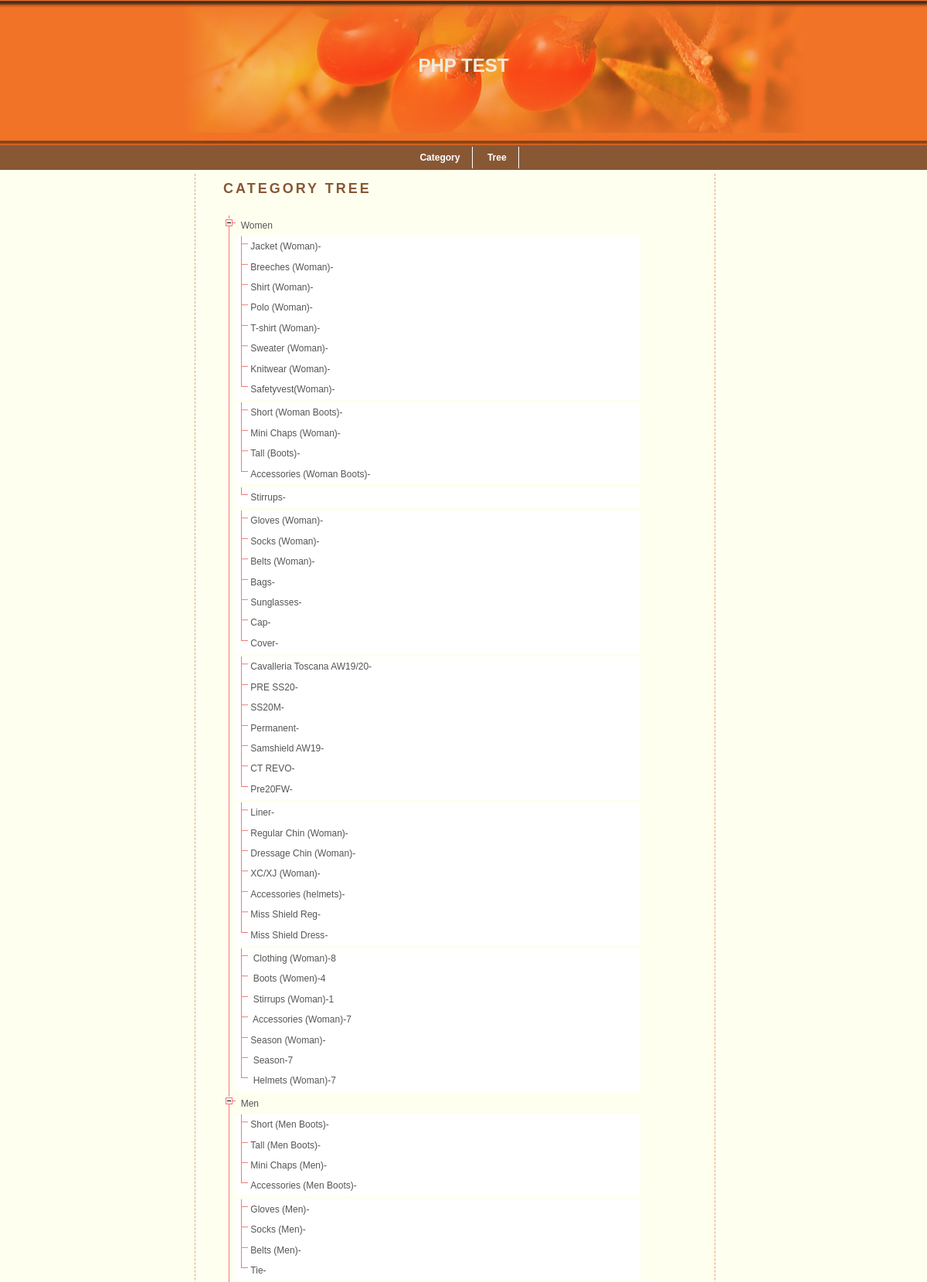
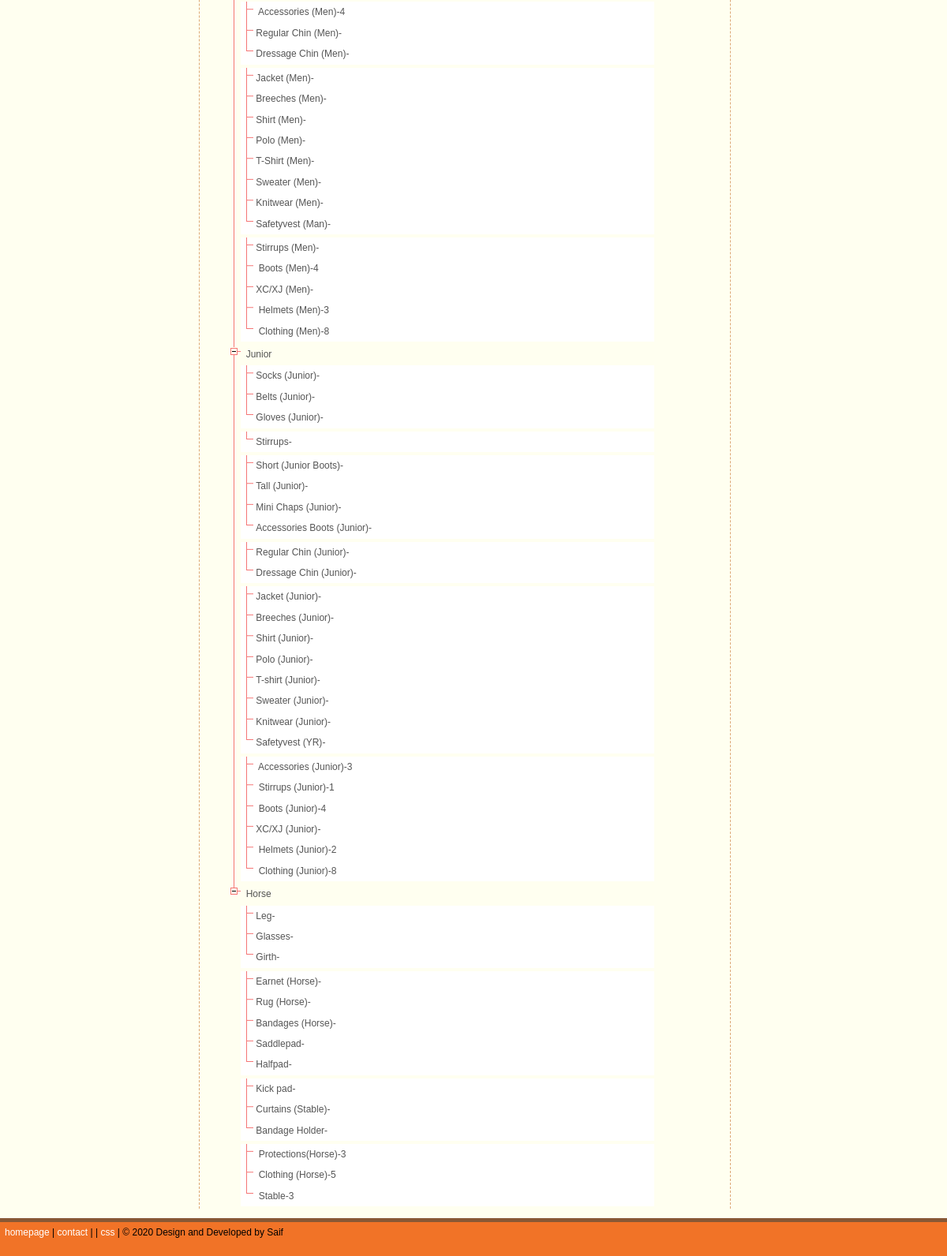
/tree.php, run on the app's committed database (2 pictures, top to bottom).
### tables this page shows
CREATE TABLE IF NOT EXISTS `category` (
  `Id` int(11) NOT NULL AUTO_INCREMENT,
  `Name` varchar(250) DEFAULT NULL,
  `Number` varchar(250) DEFAULT NULL,
  `SystemKey` varchar(250) NOT NULL,
  `Note` varchar(250) DEFAULT NULL,
  `Priority` double NOT NULL,
  `Disabled` tinyint(1) NOT NULL DEFAULT '0',
  PRIMARY KEY (`Id`)
);

### db.php (called while the page is built)
 <?php
Class Dbconnection{
    function getdbconnect(){
		$servername = "localhost";
		$username = "root";
		$password = "";
		$dbname = "php_test";
        $conn = mysqli_connect($servername,$username,$password,$dbname) or die("Couldn't connect");
		return $conn;
	}
}
?>

### functions.php (the view, shortened to what this page needs)
<?php
require_once('db.php');
Class Oopclass{
	function select_parent_category() {
        $Dbobj = new Dbconnection();
		$sql = "SELECT c.Id, c.Name FROM category c LEFT JOIN catetory_relations cr ON c.Id = cr.categoryId WHERE cr.categoryId IS NULL ";
        $query = mysqli_query($Dbobj->getdbconnect(), $sql);
		$data = array();
		while($row_data = mysqli_fetch_object($query))
		{
		  $data[] = $row_data;
		}
        return $data;
    }
	function display_children($parent_id, $level) {
        $Dbobj = new Dbconnection();
        $sql = "SELECT  c.Id, c.Name, m.categoryId, m.ParentcategoryId, x.count_row
		FROM catetory_relations m
		JOIN category c ON c.Id = m.categoryId
		LEFT OUTER JOIN (SELECT ParentcategoryId, COUNT(*) AS count_row FROM catetory_relations GROUP BY ParentcategoryId) x ON c.Id = x.ParentcategoryId
		WHERE m.ParentcategoryId = $parent_id ";
		$query = mysqli_query($Dbobj->getdbconnect(), $sql);
		$result = array();
		while($row_data = mysqli_fetch_object($query))
		{
		  $result[] = $row_data;
		}
        $html = "<ul>";
        if (!empty($result)) {
            foreach ($result as $row) {
                if ($row->count_row > 0) {
                    $html .= '<li><span>&nbsp; ' . $row->Name .'-'.$row->count_row. '</span>';
                    echo $this->display_children($row->Id, $level + 1);
                    $html .= "</li>";
                } else {
                    $html .= '<li><span>&nbsp;' . $row->Name .'-'.$row->count_row. '</span>';
                    $html .= "</li>";
                }
            }
        }
        $html .= "</ul>";
		return $html;
    }
}
?>

### template/header.php (shortened to what this page needs)
<!DOCTYPE html PUBLIC "-//W3C//DTD XHTML 1.0 Transitional//EN" "http://www.w3.org/TR/xhtml1/DTD/xhtml1-transitional.dtd">
<html xmlns="http://www.w3.org/1999/xhtml">
<head>
<link href="template/style.css" rel="stylesheet" type="text/css" />
<link href="template/jquery.treeview.css" rel="stylesheet" type="text/css" />
</head>
<body>
<div id="header">
  <h1>PHP TEST</h1>
</div>
<div id="topnav">
  <ul id="topnavlist">
    <li><a href="index.php">Category</a></li>
    <li><a href="tree.php">Tree</a></li>
  </ul>
</div>
<div id="gutter"></div>

### tree.php (shortened to what this page needs)
<?php
include 'template/header.php';
include 'functions.php';
?>
<div id="col2">
<?php
$obj = new Oopclass();
$topcategory = $obj->select_parent_category();
?>
<div class="wrapper wrapper-content animated fadeInRight">
    <div class="row">
        <div class="col-lg-12">
            <div class="ibox float-e-margins">
                <div class="ibox-title">
                    <h2>Category Tree  </h2>
                </div>
                <div class="ibox-content">
				<div>
					<div class="bg-font-normal" style = "width:90%;">
						<ul id="red" class="treeview-red">
						<?php foreach($topcategory as $cat){ ?>
							<li>
								<span class="folder"><i class = "fa fa-book tree-toogle"></i> &nbsp; <?php echo $cat->Name; ?></span>
								<?php echo $obj->display_children($cat->Id, 1); ?>
							</li>
							<?php } ?>
						</ul>
					</div>
				</div>
                </div>
            </div>
        </div>
    </div>
</div>
</div>
<?php
include 'template/footer.php';
 ?>

### template/footer.php
<div id="footer"> <a href="#">homepage</a> | <a href="mailto:saif017@gmail.com">contact</a> |  | <a href="http://jigsaw.w3.org/css-validator">css</a> | &copy; <?php echo date('Y');?> Design and Developed by Saif</div>
</body>
</html>

### template/style.css (style rules this page uses)
body { margin : 0; padding : 0; font : 75% helvetica, "Trebuchet MS", arial, sans-serif; background : #fffff0; line-height : 1.7em; color : #555; }
#header { height : 188px; margin-top : 0; padding : 0; background : #e88d33 url(img/banner.jpg) no-repeat; color : #555; }
#topnav ul { padding : 0.5em 0; margin : 0 0 5px 0; list-style-type : none; background : #885835; color : #fff; text-align : center; font-weight : bold; }
#topnav li { display : inline; }
#topnav li a, #topnav a:visited { text-decoration : none; background : #885835; color : #fff; padding : 0.6em 1.3em; border-right : 1px solid #fff; }
#gutter { float : left; width : 3%; height : 1px; }
#col2 { float : left; width : 50%; margin-left : 2%; margin-bottom : 1em; border-left : 1px dashed #dda875; border-right : 1px dashed #dda875; padding-right : 3%; padding-left : 3%; }
#footer { clear : both; height : 40px; background : #f17327; border-top : 5px solid #885835; color : #000; padding : 0.2em 0 0 0.5em; text-align : left; }
#footer a { color : #fff; background : inherit; }
h1 { margin : 0; padding-top : 75px; text-align : center; font-size : 2em; color : #efecdc; background : inherit; }
h2 { margin-top : 0; padding-top : 0.5em; padding-bottom : 0.5em; text-transform : uppercase; letter-spacing : 3px; font-size : 1.5em; color : #885835; background : inherit; }
a { text-decoration : none; color : #006699; background : inherit; }

### data on the page
category: Name "Women", category.Name "Clothing (Woman) Boots (Women) Stirrups (Woman) Accessories (Woman) Season Helmets (Woman)", count_row "8 4 1 7 7 7", category.Name "Season (Woman)"
category: category.Name "Jacket (Woman) Breeches (Woman) Shirt (Woman) Polo (Woman) T-shirt (Woman) Sweater (Woman) Knitwear (Woman) Safetyvest(Woman)"
category: category.Name "Short (Woman Boots) Mini Chaps (Woman) Tall (Boots) Accessories (Woman Boots)"
category: category.Name "Stirrups"
category: category.Name "Gloves (Woman) Socks (Woman) Belts (Woman) Bags Sunglasses Cap Cover"
category: category.Name "Cavalleria Toscana AW19/20 PRE SS20 SS20M Permanent Samshield AW19 CT REVO Pre20FW"
category: category.Name "Liner Regular Chin (Woman) Dressage Chin (Woman) XC/XJ (Woman) Accessories (helmets) Miss Shield Reg Miss Shield Dress"
category: Name "Men", category.Name "Stirrups (Men) XC/XJ (Men)", category.Name "Boots (Men) Helmets (Men) Clothing (Men)", count_row "4 3 8"
category: category.Name "Short (Men Boots) Tall (Men Boots) Mini Chaps (Men) Accessories (Men Boots)"
category: category.Name "Accessories (Men)", count_row "4", category.Name "Regular Chin (Men) Dressage Chin (Men)"
category: category.Name "Gloves (Men) Socks (Men) Belts (Men) Tie"
category: category.Name "Jacket (Men) Breeches (Men) Shirt (Men) Polo (Men) T-Shirt (Men) Sweater (Men) Knitwear (Men) Safetyvest (Man)"
category: Name "Junior", category.Name "Accessories (Junior) Stirrups (Junior) Boots (Junior) Helmets (Junior) Clothing (Junior)", count_row "3 1 4 2 8", category.Name "XC/XJ (Junior)"
category: category.Name "Socks (Junior) Belts (Junior) Gloves (Junior)"
category: category.Name "Stirrups"
category: category.Name "Short (Junior Boots) Tall (Junior) Mini Chaps (Junior) Accessories Boots (Junior)"
category: category.Name "Regular Chin (Junior) Dressage Chin (Junior)"
category: category.Name "Jacket (Junior) Breeches (Junior) Shirt (Junior) Polo (Junior) T-shirt (Junior) Sweater (Junior) Knitwear (Junior) Safetyvest (YR)"
category: Name "Horse", category.Name "Protections(Horse) Clothing (Horse) Stable", count_row "3 5 3"
category: category.Name "Leg Glasses Girth"
category: category.Name "Earnet (Horse) Rug (Horse) Bandages (Horse) Saddlepad Halfpad"
category: category.Name "Kick pad Curtains (Stable) Bandage Holder"
